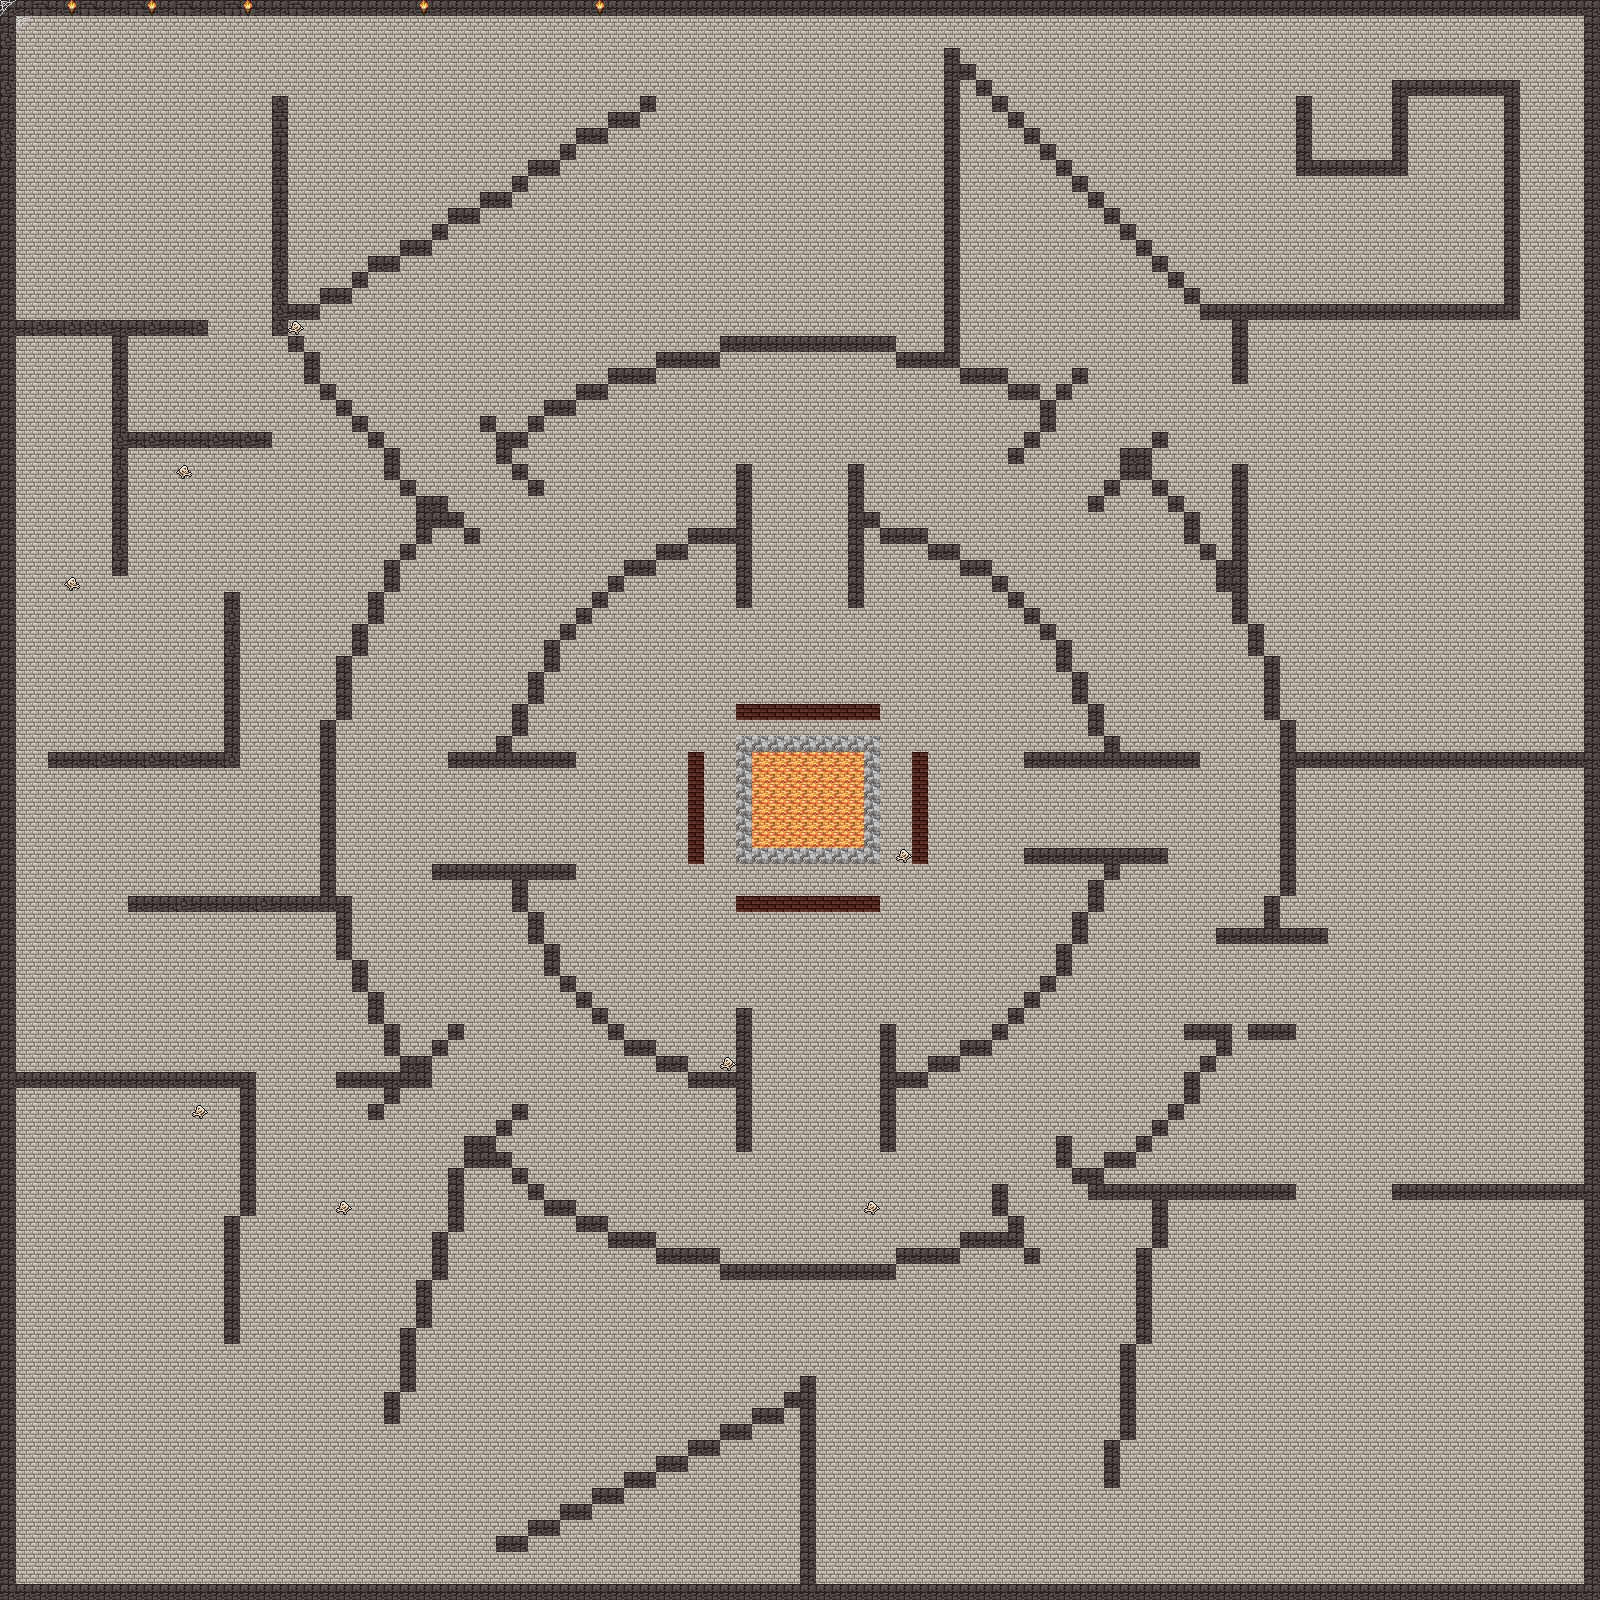

Below is a game level as drawn by its tile map, then a one-line description and the .tmx that defines it (tile-layer data replaced by summaries):
An orthogonal 100x100 tile map with 16x16 px tiles, 3 tile layers (Floor, OuterWall, Decoration).

<map version="1.2" tiledversion="1.2.4" orientation="orthogonal" renderorder="right-down" width="100" height="100" tilewidth="16" tileheight="16" infinite="0" nextlayerid="5" nextobjectid="1">
 <tileset firstgid="1" source="Dungeon.tsx" />
 <layer id="2" name="Floor" width="100" height="100">
  <data>[10000 cells, 10000 non-empty, 1 distinct tile ids]</data>
 </layer>
 <layer id="3" name="OuterWall" width="100" height="100">
  <data>[10000 cells, 1131 non-empty, 4 distinct tile ids]</data>
 </layer>
 <layer id="4" name="Decoration" width="100" height="100">
  <data>[10000 cells, 87 non-empty, 5 distinct tile ids]</data>
 </layer>
</map>
